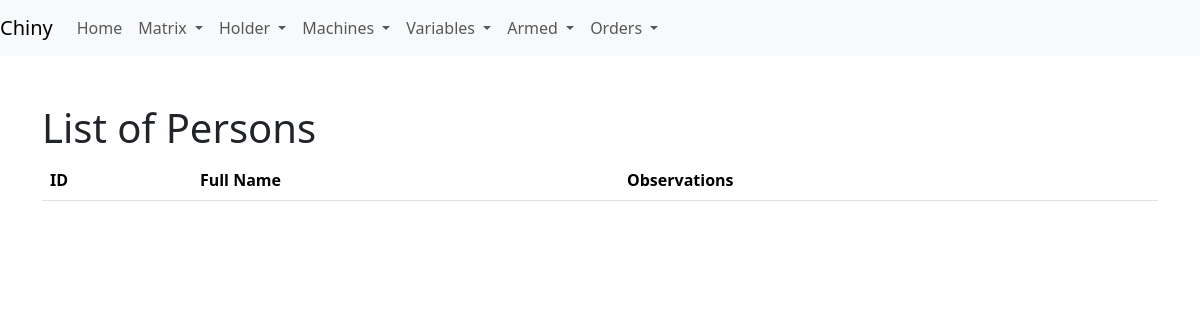
Before: /list_persons with the older database file.
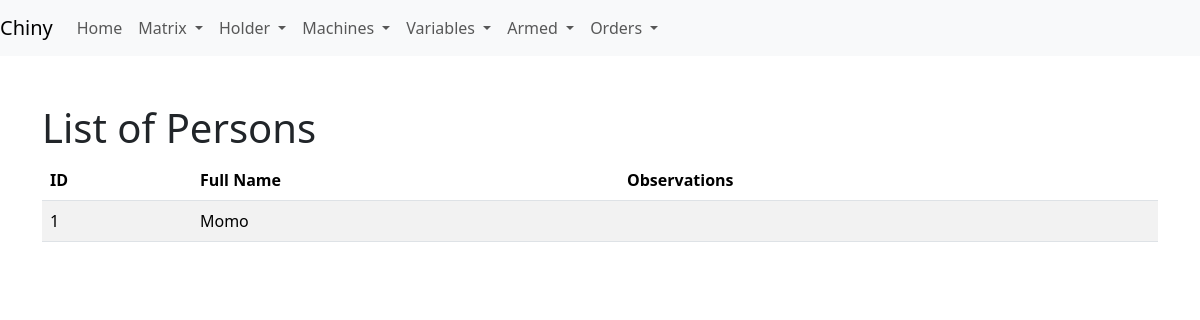
After: the same page with the newer database file.
### app/models.py (models this page shows)
class Person(db.Model):
    __tablename__ = 'person'
    id = db.Column(db.Integer, primary_key=True)
    fullname = db.Column(db.String(120), nullable=False)
    observ = db.Column(db.String(250))

### app/routes.py (the view)
@app.route('/list_persons')
def list_persons():
    persons = Person.query.all()
    return render_template('list_persons.html', persons=persons)

### app/templates/list_persons.html (shortened to what this page needs)
<!DOCTYPE html>
<html lang="en">
<head>
    <link rel="stylesheet" href="{{ url_for('static', filename='css/bootstrap.min.css') }}">
</head>
<body>
    {% include 'navbar.html' %}
    <div class="container mt-5">
        <h1>List of Persons</h1>
        <table class="table table-striped">
            <thead>
                <tr>
                    <th>ID</th>
                    <th>Full Name</th>
                    <th>Observations</th>
                </tr>
            </thead>
            <tbody>
                {% for person in persons %}
                <tr>
                    <td>{{ person.id }}</td>
                    <td>{{ person.fullname }}</td>
                    <td>{{ person.observ }}</td>
                </tr>
                {% endfor %}
            </tbody>
        </table>
    </div>
</body>
</html>

Changed rows visible on the page:
added Person: id "1", fullname "Momo"
